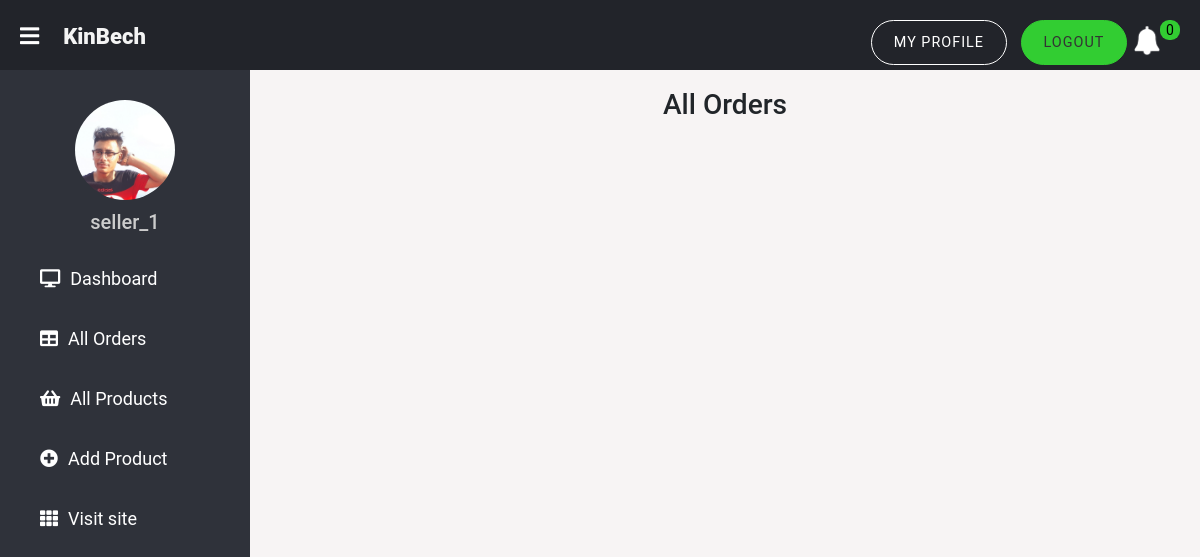
The page /seller/seller-order-list/ (signed in) on the database its author committed.
### store/models.py (models this page shows, shortened)
class Seller(models.Model):
    user = models.OneToOneField(
        User, on_delete=models.CASCADE, null=True, blank=True)
    name = models.CharField(max_length=50, null=True)
    phone = models.CharField(max_length=40, null=True)
    date_created = models.DateTimeField(auto_now_add=True, null=True)
    image = models.ImageField(null=True, blank=True)
    @property
    def imageURL(self):
        try:
            url = self.image.url
        except:
            url = "{% static 'images/user-image.jpg' %}"
        return url

### seller/views.py (the view)
# urls.py: path('seller-order-list/', views.sellerOrderList, name="seller-order-list"),
def sellerOrderList(request):
    seller = request.user.seller
    allorders = Order.objects.filter(
        orderitem__product__seller=seller, complete=True).distinct().order_by("-id")
    orderItem = OrderItem.objects.filter(
        product__seller=seller, order__complete=True).order_by("-id")
    context = {"allorders": allorders, "orderItem": orderItem}
    return render(request, "seller/sellerOrderList.html", context)

### seller/context_processors.py (called while the page is built)
def notification(request):
    if request.user.is_authenticated:
        try:
            seller = request.user.seller
        except:
            seller = Seller.objects.filter(id=1)
    else:
        seller = Seller.objects.filter(id=1)
    noti_orders = Order.objects.filter(orderitem__product__seller=seller, orderitem__orderItem_order_status="Order Received",
                                       orderitem__noti_status=True, complete=True).distinct().order_by("-id")
    canceledOrderItem = OrderItem.objects.filter(
        product__seller=seller, orderItem_order_status="Order Canceled", noti_status=True)
    return {'noti_orders': noti_orders, 'seller': seller, 'canceledOrderItem': canceledOrderItem}

### seller/templates/seller/sellerOrderList.html (shortened to what this page needs)
{% extends 'seller/sellerMain.html' %}
{% load humanize %}
{% load static %}
{% block content %}
<div style="margin-top:0.5rem;">
    <h3 class="new_order_text">All Orders</h3>
</div>
{% endblock content %}

### seller/templates/seller/sellerMain.html (shortened to what this page needs)
<!DOCTYPE html>
{% load static %}
<html lang="en">
<head>
    <link href="https://cdn.jsdelivr.net/npm/bootstrap@5.0.0-beta2/dist/css/bootstrap.min.css" rel="stylesheet"
>
    <link rel="stylesheet" href="https://pro.fontawesome.com/releases/v5.10.0/css/all.css"
 />
    <link rel="stylesheet" type="text/css" href="{% static 'css/style.css' %}">
    <link rel="stylesheet" type="text/css" href="{% static 'css/sellerStyle.css' %}">
</head>
<body>
    <div class="dashboard_header">
        <label for="check">
            <i class="fas fa-bars" id="sidebar_btn"></i>
        </label>
        <a href="{% url 'seller:seller-home' %}" class="site-logo" aria-label="homepage"
            style="font-size:22px;">KinBech</a>
        <div class="logo_noti">
            <ul class="nav__list">
                <li class="nav__list-item">
                    <a class="nav__link nav__link--btn seller-profile-btn" href="{% url 'seller:seller-profile' %}">My
                        Profile</a>
                </li>
                <li class="nav__list-item">
                    <a class="nav__link nav__link--btn nav__link--btn--highlight"
                        href="{% url 'auth:seller-logout' %}">Logout</a>
                </li>
                {% if noti_orders.count == 0 and canceledOrderItem.count == 0 %} <li class="cart-li">
                    <img id="noti-btn" class="cart-icon" src="{% static 'images/notification-icon.png' %}">
                </li>
                <p class="cart-total" id="total">0</p>
                {% elif noti_orders.count == 0 and canceledOrderItem.count > 0 %}
                <li class="cart-li">
                    <img id="noti-btn" class="cart-icon" src="{% static 'images/notification-icon.png' %}">
                </li>
                <p class="cart-total" id="total">{{canceledOrderItem.count}}</p>
                {% endif %}
            </ul>
        </div>
    </div>
    <div class="sidebar">
        <center>
            <img onClick="window.location.href='../seller-profile/'" src="{{seller.imageURL}}" class="profile_image"
                onerror=this.src="{% static 'images/user-image.jpg' %}" alt="">
            <h5 onClick="window.location.href='../seller-profile/'">{{seller.user.username}}</h5>
        </center>
        <a href="{% url 'seller:seller-home' %}"><i class="fas fa-desktop"></i><span>Dashboard</span></a>
        <a href="{% url 'seller:seller-order-list' %}"><i class="fas fa-table"></i><span>All Orders</span></a>
        <a href="{% url 'seller:seller-product-list' %}"><i class="fas fa-shopping-basket"></i><span>All
                Products</span></a>
        <a href="{% url 'seller:seller-product-add' %}"><i class="fas fa-plus-circle"></i><span>Add Product</span></a>
        <a href="{% url 'auth:seller-logout' %}"><i class="fas fa-th"></i><span>Visit site</span></a>
    </div>
    <div class="content">
        <div style="padding-top: 70px;">
            {% block content %}
            {% endblock content %}
        </div>
    </div>
</body>
</html>

### static/css/style.css (style rules this page uses)
body { margin: 0; padding: 0; font-family: "Roboto", sans-serif; }
:root { --primaryColor: #f09d51; --mainWhite: #fff; --text: #f4f4f4; --text-inverse: #333; --background: rgb(41, 41, 43); --mainSpacing: 0.1rem; --mainTransition: all 0.3s linear; }
.site-logo, .shop-now-text { font-weight: 900; font-size: 1.2rem; color: var(--text); text-decoration: none; }
.nav__list { list-style: none; margin: 0; padding: 0; display: flex; }
.nav__link { --spacing: 1em; text-decoration: none; color: inherit; display: inline-block; padding: calc(var(--spacing) / 2) var(--spacing); position: relative; text-transform: uppercase; letter-spacing: 2px; font-size: 0.9rem; }
.nav__link:after { content: ""; position: absolute; bottom: 0; left: var(--spacing); right: var(--spacing); height: 2px; background: currentColor; transform: scaleX(0); transition: transform 150ms ease-in-out; }
.nav__link--btn { border: 1.5px solid currentColor; border-radius: 2em; margin-left: 1em; transition: background 250ms ease-in-out; letter-spacing: 1px; padding: 0.75em 1.5em; }
.nav__link--btn::after { display: none; }
.nav__link--btn--highlight { background: limegreen; border-color: limegreen; color: #333; }
.cart-icon { width: 35px; margin-left: 7px; margin-top: 5px; cursor: pointer; }
.cart-total { display: block; text-align: center; color: #000; background-color: limegreen; width: 20px; height: 25px; border-radius: 50%; font-size: 14px; }
ul { margin: 0; padding: 0; list-style: none; }

### static/css/sellerStyle.css (style rules this page uses)
body { padding: 0; margin: 0; font-family: "Roboto", sans-serif; background-color: rgb(247, 244, 244); }
.dashboard_header { position: fixed; z-index: 1; background-color: #22242a; padding: 20px; padding-left: 0px; width: 100%; height: 70px; }
.site-logo { transition: 0.5s; transition-property: color; }
.logo_noti { float: right; }
.seller-profile-btn { border: 1.5px solid white; color: white; transition: background 350ms ease-in-out; }
.sidebar { background-color: #2f323a; margin-top: 70px; padding-top: 30px; position: fixed; left: 0; width: 250px; height: 100%; transition: 0.5s; transition-property: left; }
.sidebar .profile_image { width: 100px; height: auto; max-height: 120px; border-radius: 50%; margin-bottom: 10px; }
.sidebar center img { transition: 0.5s; transition-property: opacity; cursor: pointer; }
.sidebar h5 { color: #ccc; margin-top: 0; margin-bottom: 15px; transition: 0.5s; transition-property: color; cursor: pointer; }
.sidebar a { color: #fff; display: block; width: 100%; line-height: 60px; text-decoration: none; padding-left: 40px; box-sizing: border-box; transition: 0.5s; transition-property: background; font-size: 18px; }
.sidebar i { padding-right: 10px; }
label #sidebar_btn { z-index: 1; color: #fff; cursor: pointer; font-size: 22px; margin: 5px 20px; padding-bottom: 20px; transition: 0.5s; transition-property: color; }
.content { margin-left: 250px; transition: 0.5s; box-sizing: border-box; }
.cart-icon { width: 26px; }
.cart-total { height: 20px; border-radius: 45%; }
.new_order_text { text-align: center; padding-top: 10px; }

### rows shown on the page
Seller: imageURL (picture), user.username "seller_1"
